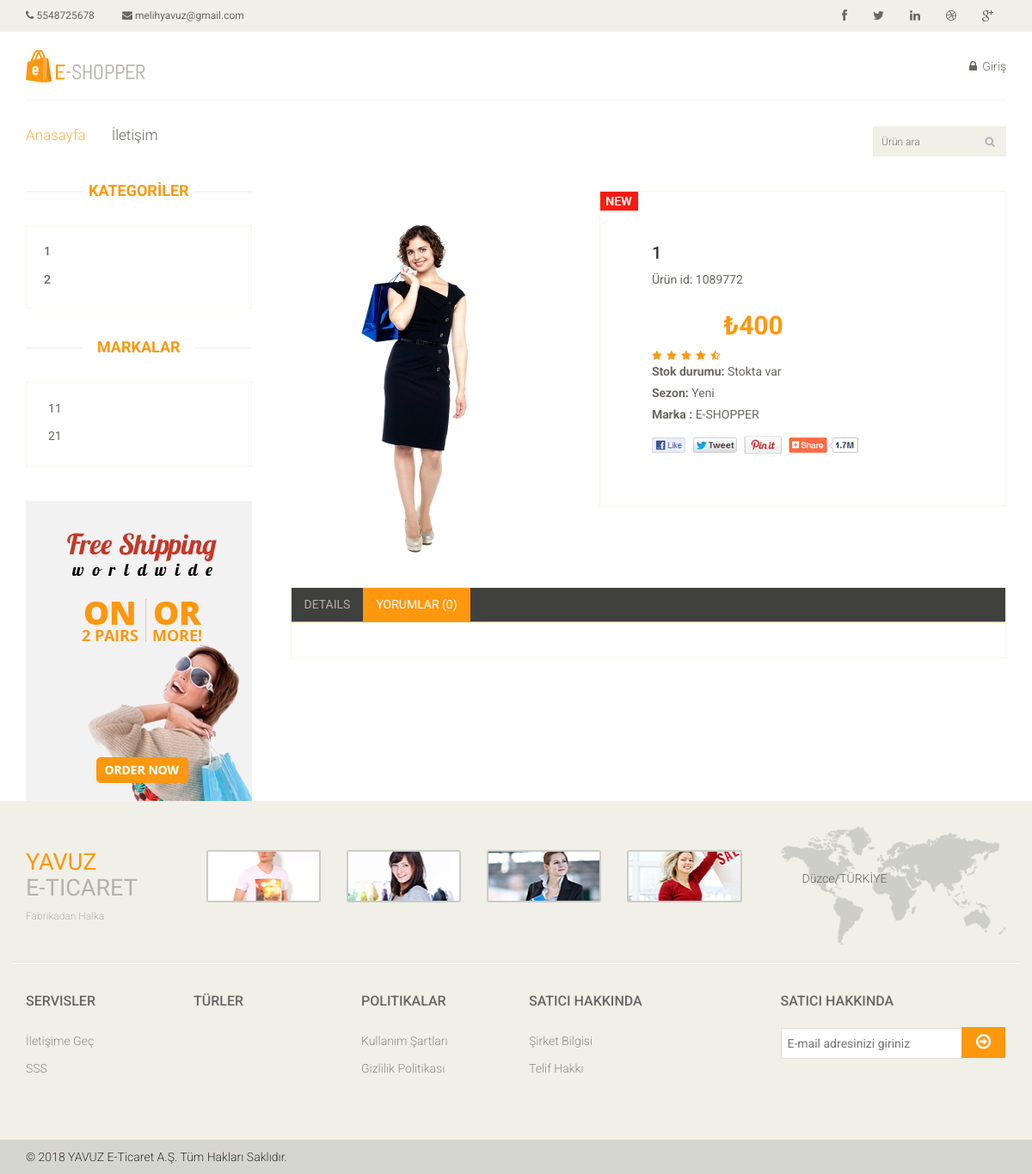
The page /site/product_detail/17 on the database its author committed.
### tables this page shows
CREATE TABLE `brands` (
  `id` int(11) NOT NULL,
  `name` varchar(10) DEFAULT NULL,
  `category_id` int(11) DEFAULT NULL
);

CREATE TABLE `product` (
  `id` int(11) NOT NULL,
  `name` varchar(20) DEFAULT NULL,
  `price` int(11) DEFAULT NULL,
  `category_id` int(11) DEFAULT NULL,
  `brand_id` int(11) DEFAULT NULL,
  `sold` int(11) DEFAULT '0',
  `type` varchar(20) DEFAULT NULL,
  `image` text,
  `detail` varchar(101) DEFAULT NULL
);

### application/controllers/Site.php (called while the page is built, shortened)
<?php
class Site extends CI_Controller {
	function __construct(){
		$this->load->model('site_model');
	}
	function product_detail($id){
		$data['categories'] = $this->site_model->categories();
		$data['brand_items'] = $this->site_model->brand_items();
		$data['category_brands'] = $this->site_model->category_brands();
		$data['types'] = $this->site_model->types();
		$data['products'] = $this->site_model->select_table('product');
		$data['brands'] = $this->site_model->select_table('brands');
		$data['product'] = $this->site_model->detail('product', $id);
		$data['comments'] = $this->site_model->comments( $id);
		$this->load->view('product-detail', $data);
	}
}

### index.php (called while the page is built, shortened)
<?php
require_once BASEPATH.'core/CodeIgniter.php';

### application/models/Site_model.php (called while the page is built, shortened)
<?php
class Site_model extends ci_model
{
	function categories(){
		return $this->db->query("select count(category_id) as total_brand, categories.name as category_name from brands inner join categories on categories.id = brands.category_id group by brands.category_id")->result();
	}
	function select_table($table){
		return $this->db->query("select * from $table")->result();
	}
	function detail($table, $id){
		return $this->db->query("select * from $table where id = $id")->row();
	}
}

### application/views/product-detail.php (the view, shortened to what this page needs)
<!DOCTYPE html>
<html lang="en">
<head>
    <link href="<?=site_url('css/bootstrap.min.css')?>" rel="stylesheet">
    <link href="<?=site_url('css/font-awesome.min.css')?>" rel="stylesheet">
    <link href="<?=site_url('css/prettyPhoto.css')?>" rel="stylesheet">
    <link href="<?=site_url('css/price-range.css')?>" rel="stylesheet">
    <link href="<?=site_url('css/animate.css')?>" rel="stylesheet">
	<link href="<?=site_url('css/main.css')?>" rel="stylesheet">
	<link href="<?=site_url('css/responsive.css')?>" rel="stylesheet">
    <link rel="stylesheet" href="<?=site_url('dist/sweetalert.css')?>">
</head>
<body>
	<?php $this->load->view('header')?>
	<section>
		<div class="container">
			<div class="row">
				<?php $this->load->view('category')?>
                <div class="col-sm-9 padding-right">
                    <div class="product-details">
                        <div class="col-sm-5">
                            <div id="similar-product" class="carousel slide" data-ride="carousel">
                                    <div class="carousel-inner">
                                        <div class="item active">
                                          <a href=""><img src="<?=site_url('images/'.$product->image)?>" alt=""></a>
                                        </div>
                                    </div>
                            </div>
                        </div>
                        <div class="col-sm-7">
                            <div class="product-information">
                                <img src="images/product-details/new.jpg" class="newarrival" alt="" />
                                <h2><?=$product->name?></h2>
                                <p>Ürün id: 1089772</p>
                                <img src="images/product-details/rating.png" alt="" />
                                <span>
                                    <span>₺<?=$product->price?></span>
                                </span>
                                <p><b>Stok durumu:</b> Stokta var </p>
                                <p><b>Sezon:</b> Yeni</p>
                                <p><b>Marka :</b> E-SHOPPER</p>
                                <a href=""><img src="<?=site_url('images/product-details/share.png')?>" class="share img-responsive"  alt="" /></a>
                            </div>
                        </div>
                    </div>
                    <div class="category-tab shop-details-tab">
                        <div class="col-sm-12">
                            <ul class="nav nav-tabs">
                                <li><a href="#details" data-toggle="tab">Details</a></li>
                                <li class="active"><a href="#reviews" data-toggle="tab">Yorumlar (<?=count($comments)?>)</a></li>
                            </ul>
                        </div>
                        <div class="tab-content">
                            <div class="tab-pane fade active in" id="reviews" >
                                <div class="col-sm-12">
                        </div>
                    </div></div>
			</div>
		</div>
	</section>
</body>
</html>

### application/views/category.php
<div class="col-sm-3">
					<div class="left-sidebar">
						<h2>KATEGORİLER</h2>
						<div class="panel-group category-products" id="accordian">
							<?php foreach ($categories as $category) :?>
								<?php if($category->total_brand > 1) :?>
							<div class="panel panel-default">
								<div class="panel-heading">
									<h4 class="panel-title">
										<a data-toggle="collapse" data-parent="#accordian" href="#sportswear">
											<span class="badge pull-right"><i class="fa fa-plus"></i></span>
											<?=$category->category_name?>
										</a>
									</h4>
								</div>
								<?php foreach ($category_brands as $brand) :?>
								<?php if($category->category_name == $brand->category_name) :?>
								<div id="sportswear" class="panel-collapse collapse">
									<div class="panel-body">
										<ul>
											<li><a href="<?=site_url('site/filter/brands/'.$brand->brand_name)?>"><?=$brand->brand_name?> </a></li>
										</ul>
									</div>
								</div>
							<?php endif;?>
							<?php endforeach;?>
							</div>
						<?php else : ?>
							<div class="panel panel-default">
								<div class="panel-heading">
									<h4 class="panel-title"><a href="<?=site_url('site/filter/categories/'.$category->category_name)?>"><?=$category->category_name?></a></h4>
								</div>
							</div>
						<?php endif;?>
							<?php endforeach;?>
						</div>
						<div class="brands_products">
							<h2>Markalar</h2>
							<div class="brands-name">
								<ul class="nav nav-pills nav-stacked">
									<?php foreach ($brands as $brand) :?>
									<li><a href="<?=site_url('site/filter/brands/'.$brand->name)?>"> <?=$brand->name?></a></li>
								<?php endforeach;?>
								</ul>
							</div>
						</div>
						<div class="shipping text-center">
							<img src="<?=site_url('images/home/shipping.jpg')?>" alt="" />
						</div>
					</div>
				</div>

### css/main.css (style rules this page uses)
body { font-family: 'Roboto', sans-serif; background:; position: relative; font-weight:400px; }
ul li { list-style: none; }
a { -webkit-transition: 300ms; -moz-transition: 300ms; -o-transition: 300ms; transition: 300ms; }
h1, h2, h3, h4, h5, h6 { font-family: 'Roboto', sans-serif; }
.item { padding-left: 100px; }
.category-products { border: 1px solid #F7F7F0; margin-bottom: 35px; padding-bottom: 20px; padding-top: 15px; }
.left-sidebar h2, .brands_products h2 { color: #FE980F; font-family: 'Roboto', sans-serif; font-size: 18px; font-weight: 700; margin: 0 auto 30px; text-align: center; text-transform: uppercase; position: relative; z-index:3; }
.left-sidebar h2:after, h2.title:after { content: " "; position: absolute; border: 1px solid #f5f5f5; bottom:8px; left: 0; width: 100%; height: 0; z-index: -2; }
.left-sidebar h2:before { content: " "; position: absolute; background: #fff; bottom: -6px; width: 130px; height: 30px; z-index: -1; left: 50%; margin-left: -65px; }
.category-products .panel { background-color: #FFFFFF; border: 0px; border-radius: 0px; box-shadow:none; margin-bottom: 0px; }
.category-products .panel-default .panel-heading { background-color: #FFFFFF; border: 0 none; color: #FFFFFF; padding: 5px 20px; }
.category-products .panel-default .panel-heading .panel-title a { color: #696763; font-family: 'Roboto', sans-serif; font-size: 14px; text-decoration: none; text-transform: uppercase; }
.brands-name { border: 1px solid #F7F7F0; padding-bottom: 20px; padding-top: 15px; }
.brands-name .nav-stacked li a { background-color: #FFFFFF; color: #696763; font-family: 'Roboto', sans-serif; font-size: 14px; padding: 5px 25px; text-decoration: none; text-transform: uppercase; }
.shipping { background-color: #F2F2F2; margin-top: 40px; overflow: hidden; padding-top: 20px; position: relative; }
.padding-right { padding-right: 0; }
.category-tab { overflow: hidden; }
.category-tab ul { background: #40403E; border-bottom: 1px solid #FE980F; list-style: none outside none; margin: 0 0 30px; padding: 0; width: 100%; }
.category-tab ul li a { border: 0 none; border-radius: 0; color: #B3AFA8; display: block; font-family: 'Roboto', sans-serif; font-size: 14px; text-transform: uppercase; }
.nav-tabs li.active a, .nav-tabs li.active a:hover, .nav-tabs li.active a:focus { -moz-border-bottom-colors: none; -moz-border-left-colors: none; -moz-border-right-colors: none; -moz-border-top-colors: none; background-color: #FE980F; border:0px; color: #FFFFFF; cursor: default; margin-right:0; margin-left:0; }
.nav-tabs li a { border: 1px solid rgba(0, 0, 0, 0); border-radius: 4px 4px 0 0; line-height: 1.42857; margin-right:0; }
.product-details { overflow:hidden; }
#similar-product { margin-top: 40px; }
#reviews { padding-left: 25px; padding-right: 25px; }
.product-details { margin-bottom: 40px; overflow: hidden; margin-top: 10px; }
#similar-product .carousel-inner .item { padding-left:0px; }
#similar-product .carousel-inner .item img { display: inline-block; margin-left: 15px; }
.product-information { border: 1px solid #F7F7F0; overflow: hidden; padding-bottom: 60px; padding-left: 60px; padding-top: 60px; position: relative; }
.newarrival { position:absolute; top:0; left:0 }
.product-information h2 { color: #363432; font-family: 'Roboto', sans-serif; font-size: 20px; margin-top: 0; }
.product-information p { color: #696763; font-family: 'Roboto', sans-serif; margin-bottom: 5px; }
.product-information span { display: inline-block; margin-bottom: 8px; margin-top: 18px; }
.product-information span span { color: #FE980F; float: left; font-family: 'Roboto', sans-serif; font-size: 30px; font-weight: 700; margin-right: 20px; margin-top: 0px; }
.share { margin-top: 15px; }
.shop-details-tab { border: 1px solid #F7F7F0; margin-bottom: 75px; margin-left: 15px; margin-right: 15px; padding-bottom: 10px; }
.shop-details-tab .col-sm-12 { padding-left: 0; padding-right: 0; }

### rows shown on the page
brands: name "11"
brands: name "21"
product: image (picture), name "1", price "400"

### other values the page prints
TELNO "5548725678"
EMAIL "melihyavuz@gmail.com"
$category->category_name "1"
$category->category_name "2"
count($comments) "0"
